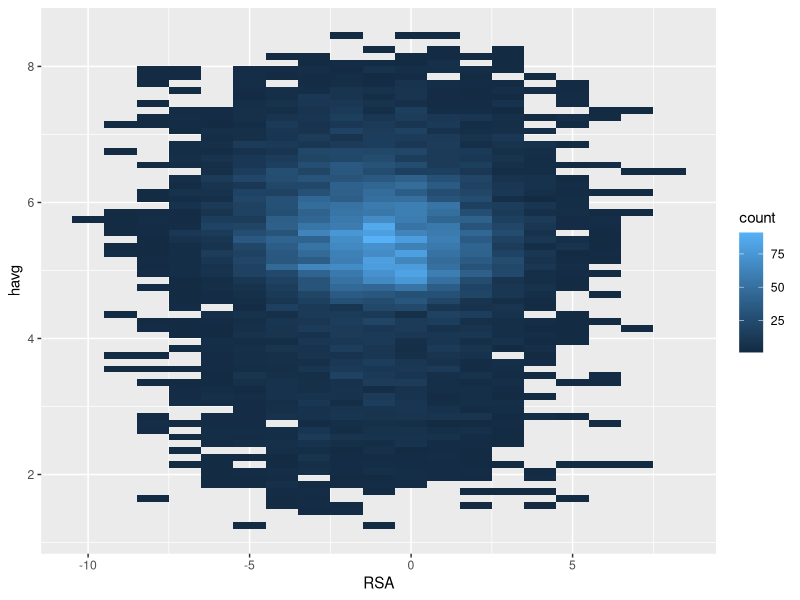
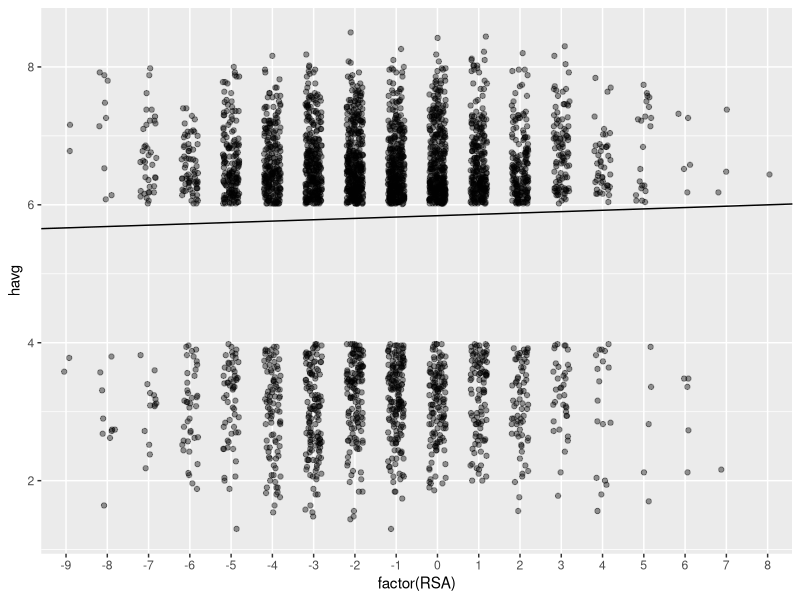

Write R code to recreate these figures, in order. (Note: this script raises an error after producing the figures.)
## look for QWERTY effect in LabMT1.0 data
## (words with non-alphabetic chars removed)
##
## Kameron Decker Harris 03/14/2012
## University of Vermont Storylab

## constants
deltahavg <- 1 # tunable knob, happiness sensitivity
                                        # we'll plot results for this later
havgcenter <- 5

## load libraries and define functions
library(ggplot2)

## from http://wiki.stdout.org/rcookbook/Graphs/Multiple%20graphs%20on%20one%20page%20(ggplot2)/
multiplot <- function(..., plotlist=NULL, cols) {
  require(grid)
  ## Make a list from the ... arguments and plotlist
  plots <- c(list(...), plotlist)
  numPlots = length(plots)
  ## Make the panel
  plotCols = cols                          # Number of columns of plots
  plotRows = ceiling(numPlots/plotCols) # Number of rows needed, calculated from # of cols
  ## Set up the page
  grid.newpage()
  pushViewport(viewport(layout = grid.layout(plotRows, plotCols)))
  vplayout <- function(x, y)
    viewport(layout.pos.row = x, layout.pos.col = y)
  ## Make each plot, in the correct location
  for (i in 1:numPlots) {
    curRow = ceiling(i/plotCols)
    curCol = (i-1) %% plotCols + 1
    print(plots[[i]], vp = vplayout(curRow, curCol ))
  }
}

fittunefun <- function(words, deltahavg, havgcenter) {
  mask <- { words$havg > (havgcenter + deltahavg) |
            words$havg < (havgcenter - deltahavg) }
  wordsfilt <- words[mask,] # filter according to knob
  fitfilt <- lm(havg ~ RSA, data=wordsfilt)
  return(fitfilt)
}

fitweightedfun <- function(words, deltahavg, havgcenter) {
  mask <- { words$havg > (havgcenter + deltahavg) |
            words$havg < (havgcenter - deltahavg) }
  wordsfilt <- words[mask,] # filter according to knob
  words2 <- ddply(wordsfilt, "RSA", summarise, mean_havg=mean(havg),
                  sd_havg=sd(havg), N=sum(!is.na(havg)))
  fit <- lm(mean_havg ~ RSA, data=words2, weights=N)
  return(fit)
}

pvalfit <- function(fit) {
  ## if( ( class(fit) != "lm" ) || ( class(fit) != "glm" ) ) {
  ##   warning("class of argument sent to pvalfit not \"lm\" or \"glm\"")
  ## }
  tmp <- coef(summary(fit))
  if( !all( dim(tmp) == c(2,4) ) ) {
    warning("unexpected dimensions of fit coefficients")
  }
  return(tmp[2,4])
}

## do analysis on data
words <- read.table("labMT.rsa.txt", header=TRUE)

## plotting raw data, binned, with PCA
#postscript("plot_RSA_raw_bin2d.eps", width=10, height=10)
png("plot_RSA_raw_bin2d.png", width=1000, height=1000)
p <- ggplot(words, aes(RSA, havg))
x <- seq(-10, 11, by=1) - 0.5
y <- seq(1, 9, by=0.1)
p <- p + stat_bin2d(breaks=list(x, y))
## pcobj <- prcomp(cbind(words$RSA, words$havg)) #perform PCA on raw data
## centervec <- pcobj$center #center of data
## rotvecs <- matrix(t(pcobj$rotation), ncol=2) #direction of PCs
## pcendpts <- matrix(centervec, ncol=2, nrow=2) #replicate center vector
## pcendpts <- t(pcendpts) #deal w replication down columns
## pcendpts <- pcendpts + rotvecs
## p <- p + geom_segment(data=data.frame(pcendpts),
##                       aes(xend = pcendpts[,1],
##                           yend = pcendpts[,2]),
##                       x=centervec[1], y=centervec[2],
##                       arrow=arrow(angle=30, length=unit(0.2, "cm")))
##p <- p + scale_fill_brewer()
##p <- p + geom_point(size=0.2)
print(p)
dev.off()

## fit
cat("summary of results for unfiltered data:")
fit <- lm(havg ~ RSA, data=words)
print(summary(fit))

## fit with deltahavg set above
mask <- { words$havg > (havgcenter + deltahavg) |
          words$havg < (havgcenter - deltahavg) }
wordsfilt <- words[mask,] # filter according to knob
cat("summary of results for filtered data:")
fitfilt <- fittunefun(words, deltahavg, havgcenter)
print(summary(fitfilt))

## plot filtered results
svg(file=paste("plot_RSA_deltahavg=",deltahavg,".svg",sep=""),
    width=10, height=10)
p <- ggplot(wordsfilt, aes(factor(RSA), havg))
p <- p + geom_point(position=position_jitter(width=0.2,height=0), alpha=.4)
tmp <- coefficients(fitfilt)
p <- p + geom_abline(intercept=tmp[1], slope=tmp[2])
print(p)
dev.off()

## doing analysis across deltahavg
deltahavg.sweep = seq(0.5, 2, 0.1)
pval <- mapply( function(x) pvalfit(fitweightedfun(words, x, havgcenter)),
               deltahavg.sweep )
fitslope <- mapply( function(x) coef(fitweightedfun(words, x, havgcenter))[2],
                   deltahavg.sweep)
sweep.data <- data.frame(deltahavg=deltahavg.sweep,
                         fitslope, pval)
postscript("plot_p-value_RSA_fit_vs_deltahavg_weighted_glm.eps")
##qplot( deltahavg, pval, data=sweep.data, xlab="delta h_avg", ylab="p-value")
p1 <- ggplot(sweep.data) +
  geom_point(aes(x=deltahavg, y=fitslope, ylab="slope")) +
  opts(title="slope of weighted linear model havg ~ RSA")
p2 <- ggplot(sweep.data) +
  geom_point(aes(x=deltahavg, y=pval, ylab="p-value")) +
  opts(title="p-value for slope")
multiplot(p1,p2,cols=1)
dev.off()


## separate +/- word analyses
wordsfilt$posneg <- factor(ifelse(wordsfilt$havg > havgcenter, "+", "-"))
fitpos <- fitweightedfun(words[wordsfilt$posneg == "+",], deltahavg, havgcenter)
cat("summary of results for filtered, + data:")
print(summary(fitpos))
fitneg <- fitweightedfun(words[wordsfilt$posneg == "-",], deltahavg, havgcenter)
cat("summary of results for filtered, - data:")
print(summary(fitneg))


## try binning by RSA
words2 <- ddply(words, "RSA", summarise, mean_havg=mean(havg),
                sd_havg=sd(havg), N=sum(!is.na(havg)))
## linear regression, weighted by number of points at that RSA
fit <- lm(mean_havg ~ RSA, data=words2, weights=N)
##postscript("plot_binned_by_RSA.eps")
png("plot_binned_by_RSA.png", width=500,height=500)
p <- ggplot(data=words2, aes(x=RSA,y=mean_havg, size=N))
p <- p + geom_point()
tmp <- coefficients(fit)
p <- p + geom_abline(intercept=tmp[1], slope=tmp[2])
print(p)
dev.off()
